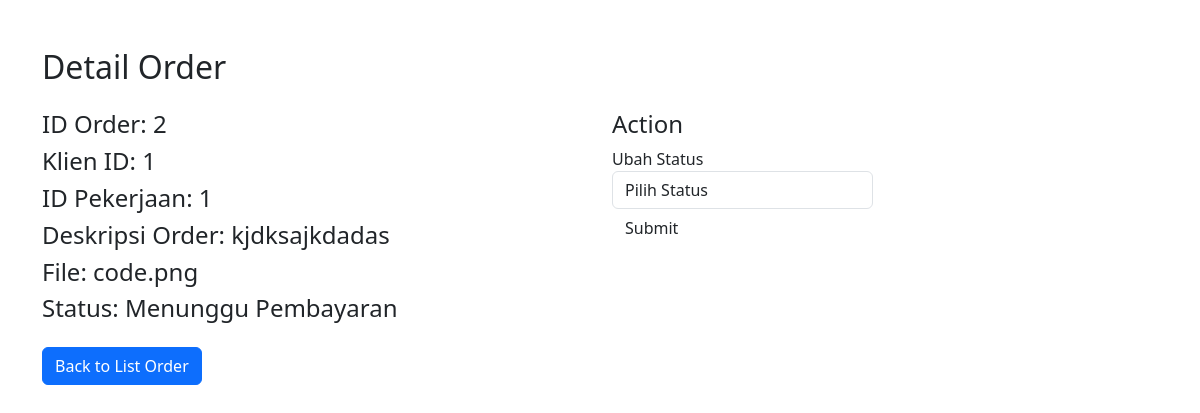
Screenshot of /order_detail_freelance.php?id=2 with the database file from the repository.
### tables this page shows
CREATE TABLE `order_table` (
  `id_order` int(11) NOT NULL,
  `klien_id` int(11) NOT NULL,
  `id_pekerjaan` int(11) DEFAULT NULL,
  `deskripsi_order` varchar(255) DEFAULT NULL,
  `file` varchar(255) NOT NULL,
  `status` enum('Menunggu Pembayaran','Dalam Pengerjaan','Selesai','Gagal') NOT NULL,
  `created_at` date NOT NULL DEFAULT current_timestamp(),
  `file_finish` varchar(255) NOT NULL
);

### order_detail_freelance.php (the view, shortened to what this page needs)
<?php
include 'config.php';
if (isset($_GET['id'])) {
    $orderId = $_GET['id'];
    $query = "SELECT * FROM order_table WHERE id_order = ?";
    $stmt = $conn->prepare($query);
    $stmt->bind_param("i", $orderId);
    $stmt->execute();
    $result = $stmt->get_result();
    if ($result->num_rows > 0) {
        $orderDetail = $result->fetch_assoc();
        ?>
        <!DOCTYPE html>
        <html lang="en">
        <head>
            <link href="https://cdn.jsdelivr.net/npm/bootstrap@5.3.0/dist/css/bootstrap.min.css" rel="stylesheet">
        </head>
        <body>
            <div class="container mt-5">
                <h2 class="mb-4">Detail Order</h2>
                <div class="row">
                    <div class="col-md-6">
                        <h4>ID Order: <?= $orderDetail['id_order'] ?></h4>
                        <h4>Klien ID: <?= $orderDetail['klien_id'] ?></h4>
                        <h4>ID Pekerjaan: <?= $orderDetail['id_pekerjaan'] ?></h4>
                        <h4>Deskripsi Order: <?= $orderDetail['deskripsi_order'] ?></h4>
                        <h4>File: <?= $orderDetail['file'] ?></h4>
                        <h4>Status: <?= $orderDetail['status'] ?></h4>
                    </div>
                    <div class="col-md-3">
                    <h4>Action</h4>
                    <form action="update_status.php" method="POST" enctype="multipart/form-data">
                        <div class="form-group">
                            <label for="statusSelect">Ubah Status</label>
                            <select class="form-control" id="statusSelect" name="status" onchange="toggleTextInput()">
                                <option value="" disabled selected>Pilih Status</option>
                            </select>
                        </div>
                        <button type="submit" class="btn btn-details">Submit</button>
                    </form>
                    </div>
                <div class="mt-3">
                    <a href="freelance_order.php" class="btn btn-primary">Back to List Order</a>
                </div>
            </div>
        </body>
        </html>
        <?php
    } else {
        echo "Order tidak ditemukan.";
    }
} else {
    echo "ID Order tidak valid.";
}
?>

### rows the page displays
order_table: id_order "2", klien "1", id_pekerjaan "1", deskripsi_order "kjdksajkdadas", file "code.png", status "Menunggu Pembayaran"
